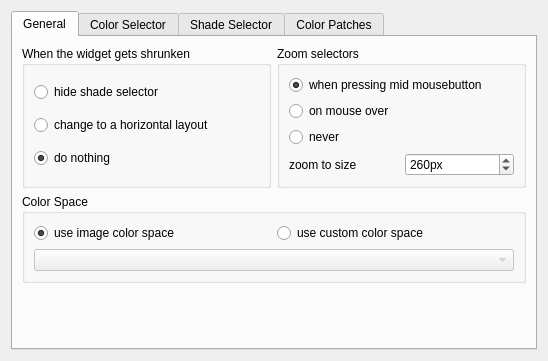
<?xml version="1.0" encoding="UTF-8"?>
<ui version="4.0">
 <class>KisColorSelectorSettings</class>
 <widget class="QWidget" name="KisColorSelectorSettings">
  <property name="geometry">
   <rect>
    <x>0</x>
    <y>0</y>
    <width>502</width>
    <height>333</height>
   </rect>
  </property>
  <property name="windowTitle">
   <string>Color Selector Settings</string>
  </property>
  <layout class="QGridLayout" name="gridLayout_5">
   <item row="0" column="0">
    <widget class="KTabWidget" name="tabWidget">
     <property name="currentIndex">
      <number>0</number>
     </property>
     <widget class="QWidget" name="tab_4">
      <attribute name="title">
       <string>General</string>
      </attribute>
      <layout class="QVBoxLayout" name="verticalLayout_9">
       <item>
        <layout class="QHBoxLayout" name="horizontalLayout_8">
         <item>
          <widget class="QGroupBox" name="groupBox_3">
           <property name="title">
            <string>When the widget gets shrunken</string>
           </property>
           <layout class="QVBoxLayout" name="verticalLayout_7">
            <item>
             <widget class="QRadioButton" name="shadeSelectorHideable">
              <property name="text">
               <string>hide shade selector</string>
              </property>
             </widget>
            </item>
            <item>
             <widget class="QRadioButton" name="allowHorizontalLayout">
              <property name="text">
               <string>change to a horizontal layout</string>
              </property>
              <property name="checked">
               <bool>false</bool>
              </property>
             </widget>
            </item>
            <item>
             <widget class="QRadioButton" name="shrunkenDoNothing">
              <property name="text">
               <string>do nothing</string>
              </property>
              <property name="checked">
               <bool>true</bool>
              </property>
             </widget>
            </item>
           </layout>
          </widget>
         </item>
         <item>
          <widget class="QGroupBox" name="groupBox_4">
           <property name="title">
            <string>Zoom selectors</string>
           </property>
           <layout class="QVBoxLayout" name="verticalLayout_8">
            <item>
             <widget class="QRadioButton" name="popupOnMouseClick">
              <property name="text">
               <string>when pressing mid mousebutton</string>
              </property>
              <property name="checked">
               <bool>true</bool>
              </property>
             </widget>
            </item>
            <item>
             <widget class="QRadioButton" name="popupOnMouseOver">
              <property name="text">
               <string>on mouse over</string>
              </property>
             </widget>
            </item>
            <item>
             <widget class="QRadioButton" name="neverZoom">
              <property name="text">
               <string>never</string>
              </property>
             </widget>
            </item>
            <item>
             <layout class="QHBoxLayout" name="horizontalLayout_9">
              <item>
               <widget class="QLabel" name="label_11">
                <property name="text">
                 <string>zoom to size</string>
                </property>
               </widget>
              </item>
              <item>
               <widget class="QSpinBox" name="popupSize">
                <property name="suffix">
                 <string>px</string>
                </property>
                <property name="minimum">
                 <number>100</number>
                </property>
                <property name="maximum">
                 <number>1000</number>
                </property>
                <property name="singleStep">
                 <number>10</number>
                </property>
                <property name="value">
                 <number>260</number>
                </property>
               </widget>
              </item>
             </layout>
            </item>
           </layout>
          </widget>
         </item>
        </layout>
       </item>
       <item>
        <widget class="QGroupBox" name="groupBox_5">
         <property name="minimumSize">
          <size>
           <width>0</width>
           <height>0</height>
          </size>
         </property>
         <property name="title">
          <string>Color Space</string>
         </property>
         <layout class="QVBoxLayout" name="verticalLayout_10">
          <item>
           <layout class="QHBoxLayout" name="horizontalLayout_7">
            <item>
             <widget class="QRadioButton" name="useImageColorSpace">
              <property name="text">
               <string>use image color space</string>
              </property>
              <property name="checked">
               <bool>true</bool>
              </property>
             </widget>
            </item>
            <item>
             <widget class="QRadioButton" name="useCustomColorSpace">
              <property name="text">
               <string>use custom color space</string>
              </property>
             </widget>
            </item>
           </layout>
          </item>
          <item>
           <widget class="KisColorSpaceSelector" name="colorSpace">
            <property name="enabled">
             <bool>false</bool>
            </property>
           </widget>
          </item>
         </layout>
        </widget>
       </item>
       <item>
        <spacer name="verticalSpacer_5">
         <property name="orientation">
          <enum>Qt::Vertical</enum>
         </property>
         <property name="sizeHint" stdset="0">
          <size>
           <width>0</width>
           <height>0</height>
          </size>
         </property>
        </spacer>
       </item>
      </layout>
     </widget>
     <widget class="QWidget" name="tab">
      <attribute name="title">
       <string>Color Selector</string>
      </attribute>
      <layout class="QFormLayout" name="formLayout">
       <property name="fieldGrowthPolicy">
        <enum>QFormLayout::ExpandingFieldsGrow</enum>
       </property>
       <item row="0" column="0">
        <widget class="QLabel" name="label_3">
         <property name="text">
          <string>Type and Shape</string>
         </property>
         <property name="buddy">
          <cstring>colorSelectorConfiguration</cstring>
         </property>
        </widget>
       </item>
       <item row="0" column="1">
        <widget class="KisColorSelectorComboBox" name="colorSelectorConfiguration"/>
       </item>
      </layout>
     </widget>
     <widget class="QWidget" name="tab_2">
      <attribute name="title">
       <string>Shade Selector</string>
      </attribute>
      <layout class="QVBoxLayout" name="verticalLayout_11">
       <item>
        <layout class="QHBoxLayout" name="horizontalLayout_4">
         <item>
          <widget class="QLabel" name="label_7">
           <property name="text">
            <string>Type</string>
           </property>
          </widget>
         </item>
         <item>
          <widget class="QRadioButton" name="shadeSelectorTypeMyPaint">
           <property name="text">
            <string>MyPaint</string>
           </property>
          </widget>
         </item>
         <item>
          <widget class="QRadioButton" name="shadeSelectorTypeMinimal">
           <property name="text">
            <string>Minimal</string>
           </property>
          </widget>
         </item>
         <item>
          <widget class="QRadioButton" name="shadeSelectorTypeHidden">
           <property name="text">
            <string>do not show</string>
           </property>
          </widget>
         </item>
        </layout>
       </item>
       <item>
        <widget class="QGroupBox" name="groupBox_6">
         <property name="title">
          <string>Update shade selector when</string>
         </property>
         <layout class="QGridLayout" name="gridLayout_6">
          <item row="0" column="0">
           <widget class="QCheckBox" name="shadeSelectorUpdateOnRightClick">
            <property name="text">
             <string>right clicking on shade selector</string>
            </property>
           </widget>
          </item>
          <item row="0" column="1">
           <widget class="QCheckBox" name="shadeSelectorUpdateOnForeground">
            <property name="toolTip">
             <string>this doesn't include a color change by the shade selector</string>
            </property>
            <property name="text">
             <string>foreground color changes</string>
            </property>
            <property name="checked">
             <bool>false</bool>
            </property>
           </widget>
          </item>
          <item row="1" column="0">
           <widget class="QCheckBox" name="shadeSelectorUpdateOnLeftClick">
            <property name="text">
             <string>left clicking on shade selector</string>
            </property>
           </widget>
          </item>
          <item row="1" column="1">
           <widget class="QCheckBox" name="shadeSelectorUpdateOnBackground">
            <property name="toolTip">
             <string>this doesn't include a color change by the shade selector</string>
            </property>
            <property name="text">
             <string>background color change</string>
            </property>
            <property name="checked">
             <bool>true</bool>
            </property>
           </widget>
          </item>
         </layout>
        </widget>
       </item>
       <item>
        <widget class="QGroupBox" name="groupBox_7">
         <property name="title">
          <string>Minimal Shade Selector</string>
         </property>
         <layout class="QHBoxLayout" name="horizontalLayout_12">
          <item>
           <layout class="QVBoxLayout" name="verticalLayout">
            <item>
             <layout class="QFormLayout" name="formLayout_2">
              <item row="0" column="0">
               <widget class="QLabel" name="label_2">
                <property name="text">
                 <string>Line Count</string>
                </property>
               </widget>
              </item>
              <item row="0" column="1">
               <widget class="QSpinBox" name="minimalShadeSelectorLineCount">
                <property name="minimum">
                 <number>1</number>
                </property>
                <property name="maximum">
                 <number>10</number>
                </property>
                <property name="value">
                 <number>3</number>
                </property>
               </widget>
              </item>
              <item row="1" column="0">
               <widget class="QLabel" name="label_6">
                <property name="text">
                 <string>line height</string>
                </property>
               </widget>
              </item>
              <item row="1" column="1">
               <widget class="QSpinBox" name="minimalShadeSelectorLineHeight">
                <property name="minimum">
                 <number>8</number>
                </property>
                <property name="maximum">
                 <number>99</number>
                </property>
                <property name="value">
                 <number>16</number>
                </property>
               </widget>
              </item>
             </layout>
            </item>
            <item>
             <layout class="QHBoxLayout" name="horizontalLayout_6">
              <item>
               <widget class="QRadioButton" name="minimalShadeSelectorAsGradient">
                <property name="text">
                 <string>gradient</string>
                </property>
               </widget>
              </item>
              <item>
               <widget class="QRadioButton" name="minimalShadeSelectorAsColorPatches">
                <property name="text">
                 <string>color patches</string>
                </property>
               </widget>
              </item>
             </layout>
            </item>
            <item>
             <layout class="QFormLayout" name="formLayout_3">
              <item row="0" column="0">
               <widget class="QLabel" name="label">
                <property name="text">
                 <string>patches per line</string>
                </property>
               </widget>
              </item>
              <item row="0" column="1">
               <widget class="QSpinBox" name="minimalShadeSelectorPatchesPerLine"/>
              </item>
             </layout>
            </item>
            <item>
             <spacer name="verticalSpacer_7">
              <property name="orientation">
               <enum>Qt::Vertical</enum>
              </property>
              <property name="sizeHint" stdset="0">
               <size>
                <width>20</width>
                <height>0</height>
               </size>
              </property>
             </spacer>
            </item>
           </layout>
          </item>
          <item>
           <widget class="QScrollArea" name="scrollArea">
            <property name="widgetResizable">
             <bool>true</bool>
            </property>
            <widget class="QWidget" name="scrollAreaWidgetContents">
             <property name="geometry">
              <rect>
               <x>0</x>
               <y>0</y>
               <width>78</width>
               <height>24</height>
              </rect>
             </property>
             <layout class="QGridLayout" name="gridLayout_4">
              <property name="topMargin">
               <number>0</number>
              </property>
              <property name="bottomMargin">
               <number>0</number>
              </property>
              <property name="spacing">
               <number>0</number>
              </property>
              <item row="0" column="0">
               <widget class="KisShadeSelectorLinesSettings" name="minimalShadeSelectorLineSettings"/>
              </item>
             </layout>
            </widget>
           </widget>
          </item>
         </layout>
        </widget>
       </item>
      </layout>
     </widget>
     <widget class="QWidget" name="tab_3">
      <attribute name="title">
       <string>Color Patches</string>
      </attribute>
      <layout class="QGridLayout" name="gridLayout_3">
       <item row="0" column="0">
        <widget class="QGroupBox" name="groupBox">
         <property name="title">
          <string>Color History</string>
         </property>
         <layout class="QVBoxLayout" name="verticalLayout_4">
          <item>
           <widget class="QCheckBox" name="lastUsedColorsShow">
            <property name="text">
             <string>Show</string>
            </property>
            <property name="checked">
             <bool>true</bool>
            </property>
           </widget>
          </item>
          <item>
           <widget class="QWidget" name="widget" native="true">
            <layout class="QVBoxLayout" name="verticalLayout_2">
             <item>
              <layout class="QHBoxLayout" name="horizontalLayout_11">
               <item>
                <widget class="QLabel" name="label_14">
                 <property name="text">
                  <string>Size:</string>
                 </property>
                </widget>
               </item>
               <item>
                <widget class="QSpinBox" name="lastUsedColorsWidth">
                 <property name="suffix">
                  <string>px</string>
                 </property>
                 <property name="prefix">
                  <string/>
                 </property>
                 <property name="minimum">
                  <number>16</number>
                 </property>
                </widget>
               </item>
               <item>
                <widget class="QSpinBox" name="lastUsedColorsHeight">
                 <property name="suffix">
                  <string>px</string>
                 </property>
                 <property name="minimum">
                  <number>16</number>
                 </property>
                </widget>
               </item>
              </layout>
             </item>
             <item>
              <layout class="QHBoxLayout" name="horizontalLayout_3">
               <item>
                <widget class="QLabel" name="label_10">
                 <property name="text">
                  <string>Patch count:</string>
                 </property>
                </widget>
               </item>
               <item>
                <widget class="QSpinBox" name="lastUsedColorsPatchCount">
                 <property name="minimum">
                  <number>1</number>
                 </property>
                 <property name="value">
                  <number>30</number>
                 </property>
                </widget>
               </item>
               <item>
                <spacer name="horizontalSpacer_3">
                 <property name="orientation">
                  <enum>Qt::Horizontal</enum>
                 </property>
                 <property name="sizeHint" stdset="0">
                  <size>
                   <width>40</width>
                   <height>20</height>
                  </size>
                 </property>
                </spacer>
               </item>
              </layout>
             </item>
             <item>
              <layout class="QHBoxLayout" name="horizontalLayout">
               <item>
                <widget class="QLabel" name="label_8">
                 <property name="text">
                  <string>Direction:</string>
                 </property>
                 <property name="buddy">
                  <cstring>lastUsedColorsAlignVertical</cstring>
                 </property>
                </widget>
               </item>
               <item>
                <widget class="QRadioButton" name="lastUsedColorsAlignVertical">
                 <property name="text">
                  <string>Vertical</string>
                 </property>
                 <property name="checked">
                  <bool>true</bool>
                 </property>
                </widget>
               </item>
               <item>
                <widget class="QRadioButton" name="lastUsedColorsAlignHorizontal">
                 <property name="text">
                  <string>Horizontal</string>
                 </property>
                </widget>
               </item>
              </layout>
             </item>
             <item>
              <widget class="QCheckBox" name="lastUsedColorsAllowScrolling">
               <property name="text">
                <string>Allow scrolling</string>
               </property>
               <property name="checked">
                <bool>true</bool>
               </property>
              </widget>
             </item>
             <item>
              <widget class="QWidget" name="widget_3" native="true">
               <layout class="QGridLayout" name="gridLayout">
                <item row="0" column="0">
                 <widget class="QLabel" name="lbl_lastUsedNumCols">
                  <property name="text">
                   <string>Number of columns</string>
                  </property>
                  <property name="buddy">
                   <cstring>lastUsedColorsNumCols</cstring>
                  </property>
                 </widget>
                </item>
                <item row="0" column="1">
                 <widget class="QSpinBox" name="lastUsedColorsNumCols">
                  <property name="minimum">
                   <number>1</number>
                  </property>
                  <property name="maximum">
                   <number>20</number>
                  </property>
                  <property name="value">
                   <number>2</number>
                  </property>
                 </widget>
                </item>
                <item row="1" column="0">
                 <widget class="QLabel" name="lbl_lastUsedNumRows">
                  <property name="text">
                   <string>Number of rows</string>
                  </property>
                  <property name="buddy">
                   <cstring>lastUsedColorsNumRows</cstring>
                  </property>
                 </widget>
                </item>
                <item row="1" column="1">
                 <widget class="QSpinBox" name="lastUsedColorsNumRows">
                  <property name="minimum">
                   <number>1</number>
                  </property>
                  <property name="maximum">
                   <number>20</number>
                  </property>
                  <property name="value">
                   <number>3</number>
                  </property>
                 </widget>
                </item>
               </layout>
              </widget>
             </item>
             <item>
              <spacer name="verticalSpacer_4">
               <property name="orientation">
                <enum>Qt::Vertical</enum>
               </property>
               <property name="sizeHint" stdset="0">
                <size>
                 <width>0</width>
                 <height>0</height>
                </size>
               </property>
              </spacer>
             </item>
            </layout>
           </widget>
          </item>
         </layout>
        </widget>
       </item>
       <item row="0" column="1">
        <widget class="QGroupBox" name="groupBox_2">
         <property name="enabled">
          <bool>true</bool>
         </property>
         <property name="title">
          <string>Colors from the image</string>
         </property>
         <layout class="QVBoxLayout" name="verticalLayout_5">
          <item>
           <widget class="QCheckBox" name="commonColorsShow">
            <property name="text">
             <string>Show</string>
            </property>
            <property name="checked">
             <bool>true</bool>
            </property>
           </widget>
          </item>
          <item>
           <widget class="QWidget" name="widget_2" native="true">
            <layout class="QVBoxLayout" name="verticalLayout_3">
             <item>
              <layout class="QHBoxLayout" name="horizontalLayout_10">
               <item>
                <widget class="QLabel" name="label_12">
                 <property name="text">
                  <string>Size:</string>
                 </property>
                </widget>
               </item>
               <item>
                <widget class="QSpinBox" name="commonColorsWidth">
                 <property name="suffix">
                  <string>px</string>
                 </property>
                 <property name="prefix">
                  <string/>
                 </property>
                 <property name="minimum">
                  <number>16</number>
                 </property>
                </widget>
               </item>
               <item>
                <widget class="QSpinBox" name="commonColorsHeight">
                 <property name="suffix">
                  <string>px</string>
                 </property>
                 <property name="minimum">
                  <number>16</number>
                 </property>
                </widget>
               </item>
              </layout>
             </item>
             <item>
              <layout class="QHBoxLayout" name="horizontalLayout_5">
               <item>
                <widget class="QLabel" name="label_9">
                 <property name="text">
                  <string>Patch count:</string>
                 </property>
                </widget>
               </item>
               <item>
                <widget class="QSpinBox" name="commonColorsPatchCount">
                 <property name="minimum">
                  <number>1</number>
                 </property>
                 <property name="value">
                  <number>30</number>
                 </property>
                </widget>
               </item>
               <item>
                <spacer name="horizontalSpacer_2">
                 <property name="orientation">
                  <enum>Qt::Horizontal</enum>
                 </property>
                 <property name="sizeHint" stdset="0">
                  <size>
                   <width>0</width>
                   <height>10</height>
                  </size>
                 </property>
                </spacer>
               </item>
              </layout>
             </item>
             <item>
              <layout class="QHBoxLayout" name="horizontalLayout_2">
               <item>
                <widget class="QLabel" name="label_13">
                 <property name="text">
                  <string>Direction:</string>
                 </property>
                 <property name="buddy">
                  <cstring>commonColorsAlignHorizontal</cstring>
                 </property>
                </widget>
               </item>
               <item>
                <widget class="QRadioButton" name="commonColorsAlignVertical">
                 <property name="text">
                  <string>Vertical</string>
                 </property>
                </widget>
               </item>
               <item>
                <widget class="QRadioButton" name="commonColorsAlignHorizontal">
                 <property name="text">
                  <string>Horizontal</string>
                 </property>
                 <property name="checked">
                  <bool>true</bool>
                 </property>
                </widget>
               </item>
              </layout>
             </item>
             <item>
              <widget class="QCheckBox" name="commonColorsAllowScrolling">
               <property name="text">
                <string>Allow scrolling</string>
               </property>
              </widget>
             </item>
             <item>
              <widget class="QWidget" name="widget_4" native="true">
               <property name="enabled">
                <bool>false</bool>
               </property>
               <layout class="QGridLayout" name="gridLayout_2">
                <item row="0" column="0">
                 <widget class="QLabel" name="lbl_commonColorsNumCols">
                  <property name="text">
                   <string>Number of columns</string>
                  </property>
                  <property name="buddy">
                   <cstring>commonColorsNumCols</cstring>
                  </property>
                 </widget>
                </item>
                <item row="0" column="1">
                 <widget class="QSpinBox" name="commonColorsNumCols">
                  <property name="minimum">
                   <number>1</number>
                  </property>
                  <property name="maximum">
                   <number>20</number>
                  </property>
                  <property name="value">
                   <number>2</number>
                  </property>
                 </widget>
                </item>
                <item row="1" column="0">
                 <widget class="QLabel" name="lbl_commonColorsNumRows">
                  <property name="text">
                   <string>Number of rows</string>
                  </property>
                  <property name="buddy">
                   <cstring>commonColorsNumRows</cstring>
                  </property>
                 </widget>
                </item>
                <item row="1" column="1">
                 <widget class="QSpinBox" name="commonColorsNumRows">
                  <property name="minimum">
                   <number>1</number>
                  </property>
                  <property name="maximum">
                   <number>20</number>
                  </property>
                  <property name="value">
                   <number>3</number>
                  </property>
                 </widget>
                </item>
               </layout>
              </widget>
             </item>
             <item>
              <widget class="QCheckBox" name="commonColorsAutoUpdate">
               <property name="toolTip">
                <string>this can be slow on big images</string>
               </property>
               <property name="text">
                <string>Update after every stroke</string>
               </property>
              </widget>
             </item>
             <item>
              <spacer name="verticalSpacer_6">
               <property name="orientation">
                <enum>Qt::Vertical</enum>
               </property>
               <property name="sizeHint" stdset="0">
                <size>
                 <width>0</width>
                 <height>0</height>
                </size>
               </property>
              </spacer>
             </item>
            </layout>
           </widget>
          </item>
         </layout>
        </widget>
       </item>
       <item row="1" column="0">
        <spacer name="verticalSpacer">
         <property name="orientation">
          <enum>Qt::Vertical</enum>
         </property>
         <property name="sizeHint" stdset="0">
          <size>
           <width>20</width>
           <height>3</height>
          </size>
         </property>
        </spacer>
       </item>
       <item row="1" column="1">
        <spacer name="verticalSpacer_2">
         <property name="orientation">
          <enum>Qt::Vertical</enum>
         </property>
         <property name="sizeHint" stdset="0">
          <size>
           <width>20</width>
           <height>3</height>
          </size>
         </property>
        </spacer>
       </item>
      </layout>
     </widget>
    </widget>
   </item>
  </layout>
 </widget>
 <customwidgets>
  <customwidget>
   <class>KTabWidget</class>
   <extends>QTabWidget</extends>
   <header>ktabwidget.h</header>
   <container>1</container>
  </customwidget>
  <customwidget>
   <class>KisColorSpaceSelector</class>
   <extends>QComboBox</extends>
   <header>widgets/kis_color_space_selector.h</header>
  </customwidget>
  <customwidget>
   <class>KisColorSelectorComboBox</class>
   <extends>QComboBox</extends>
   <header>kis_color_selector_combo_box.h</header>
  </customwidget>
  <customwidget>
   <class>KisShadeSelectorLinesSettings</class>
   <extends>QComboBox</extends>
   <header>kis_shade_selector_lines_settings.h</header>
  </customwidget>
 </customwidgets>
 <resources/>
 <connections>
  <connection>
   <sender>commonColorsAlignVertical</sender>
   <signal>toggled(bool)</signal>
   <receiver>lbl_commonColorsNumCols</receiver>
   <slot>setVisible(bool)</slot>
   <hints>
    <hint type="sourcelabel">
     <x>322</x>
     <y>156</y>
    </hint>
    <hint type="destinationlabel">
     <x>268</x>
     <y>213</y>
    </hint>
   </hints>
  </connection>
  <connection>
   <sender>commonColorsAlignVertical</sender>
   <signal>toggled(bool)</signal>
   <receiver>commonColorsNumCols</receiver>
   <slot>setVisible(bool)</slot>
   <hints>
    <hint type="sourcelabel">
     <x>322</x>
     <y>156</y>
    </hint>
    <hint type="destinationlabel">
     <x>381</x>
     <y>213</y>
    </hint>
   </hints>
  </connection>
  <connection>
   <sender>commonColorsAlignVertical</sender>
   <signal>toggled(bool)</signal>
   <receiver>lbl_commonColorsNumRows</receiver>
   <slot>setHidden(bool)</slot>
   <hints>
    <hint type="sourcelabel">
     <x>322</x>
     <y>156</y>
    </hint>
    <hint type="destinationlabel">
     <x>268</x>
     <y>241</y>
    </hint>
   </hints>
  </connection>
  <connection>
   <sender>commonColorsAlignVertical</sender>
   <signal>toggled(bool)</signal>
   <receiver>commonColorsNumRows</receiver>
   <slot>setHidden(bool)</slot>
   <hints>
    <hint type="sourcelabel">
     <x>322</x>
     <y>156</y>
    </hint>
    <hint type="destinationlabel">
     <x>381</x>
     <y>241</y>
    </hint>
   </hints>
  </connection>
  <connection>
   <sender>commonColorsAlignHorizontal</sender>
   <signal>toggled(bool)</signal>
   <receiver>lbl_commonColorsNumCols</receiver>
   <slot>setHidden(bool)</slot>
   <hints>
    <hint type="sourcelabel">
     <x>389</x>
     <y>156</y>
    </hint>
    <hint type="destinationlabel">
     <x>268</x>
     <y>213</y>
    </hint>
   </hints>
  </connection>
  <connection>
   <sender>commonColorsAlignHorizontal</sender>
   <signal>toggled(bool)</signal>
   <receiver>commonColorsNumCols</receiver>
   <slot>setHidden(bool)</slot>
   <hints>
    <hint type="sourcelabel">
     <x>389</x>
     <y>156</y>
    </hint>
    <hint type="destinationlabel">
     <x>381</x>
     <y>213</y>
    </hint>
   </hints>
  </connection>
  <connection>
   <sender>commonColorsAlignHorizontal</sender>
   <signal>toggled(bool)</signal>
   <receiver>lbl_commonColorsNumRows</receiver>
   <slot>setVisible(bool)</slot>
   <hints>
    <hint type="sourcelabel">
     <x>389</x>
     <y>156</y>
    </hint>
    <hint type="destinationlabel">
     <x>268</x>
     <y>241</y>
    </hint>
   </hints>
  </connection>
  <connection>
   <sender>commonColorsAlignHorizontal</sender>
   <signal>toggled(bool)</signal>
   <receiver>commonColorsNumRows</receiver>
   <slot>setVisible(bool)</slot>
   <hints>
    <hint type="sourcelabel">
     <x>389</x>
     <y>156</y>
    </hint>
    <hint type="destinationlabel">
     <x>381</x>
     <y>241</y>
    </hint>
   </hints>
  </connection>
  <connection>
   <sender>lastUsedColorsAlignVertical</sender>
   <signal>toggled(bool)</signal>
   <receiver>lbl_lastUsedNumCols</receiver>
   <slot>setVisible(bool)</slot>
   <hints>
    <hint type="sourcelabel">
     <x>85</x>
     <y>156</y>
    </hint>
    <hint type="destinationlabel">
     <x>31</x>
     <y>213</y>
    </hint>
   </hints>
  </connection>
  <connection>
   <sender>lastUsedColorsAlignVertical</sender>
   <signal>toggled(bool)</signal>
   <receiver>lastUsedColorsNumCols</receiver>
   <slot>setVisible(bool)</slot>
   <hints>
    <hint type="sourcelabel">
     <x>85</x>
     <y>156</y>
    </hint>
    <hint type="destinationlabel">
     <x>144</x>
     <y>213</y>
    </hint>
   </hints>
  </connection>
  <connection>
   <sender>lastUsedColorsAlignVertical</sender>
   <signal>toggled(bool)</signal>
   <receiver>lbl_lastUsedNumRows</receiver>
   <slot>setHidden(bool)</slot>
   <hints>
    <hint type="sourcelabel">
     <x>85</x>
     <y>156</y>
    </hint>
    <hint type="destinationlabel">
     <x>31</x>
     <y>241</y>
    </hint>
   </hints>
  </connection>
  <connection>
   <sender>lastUsedColorsAlignVertical</sender>
   <signal>toggled(bool)</signal>
   <receiver>lastUsedColorsNumRows</receiver>
   <slot>setHidden(bool)</slot>
   <hints>
    <hint type="sourcelabel">
     <x>85</x>
     <y>156</y>
    </hint>
    <hint type="destinationlabel">
     <x>144</x>
     <y>241</y>
    </hint>
   </hints>
  </connection>
  <connection>
   <sender>lastUsedColorsAlignHorizontal</sender>
   <signal>toggled(bool)</signal>
   <receiver>lbl_lastUsedNumCols</receiver>
   <slot>setHidden(bool)</slot>
   <hints>
    <hint type="sourcelabel">
     <x>152</x>
     <y>156</y>
    </hint>
    <hint type="destinationlabel">
     <x>31</x>
     <y>213</y>
    </hint>
   </hints>
  </connection>
  <connection>
   <sender>lastUsedColorsAlignHorizontal</sender>
   <signal>toggled(bool)</signal>
   <receiver>lastUsedColorsNumCols</receiver>
   <slot>setHidden(bool)</slot>
   <hints>
    <hint type="sourcelabel">
     <x>152</x>
     <y>156</y>
    </hint>
    <hint type="destinationlabel">
     <x>144</x>
     <y>213</y>
    </hint>
   </hints>
  </connection>
  <connection>
   <sender>lastUsedColorsAlignHorizontal</sender>
   <signal>toggled(bool)</signal>
   <receiver>lbl_lastUsedNumRows</receiver>
   <slot>setVisible(bool)</slot>
   <hints>
    <hint type="sourcelabel">
     <x>152</x>
     <y>156</y>
    </hint>
    <hint type="destinationlabel">
     <x>31</x>
     <y>241</y>
    </hint>
   </hints>
  </connection>
  <connection>
   <sender>lastUsedColorsAlignHorizontal</sender>
   <signal>toggled(bool)</signal>
   <receiver>lastUsedColorsNumRows</receiver>
   <slot>setVisible(bool)</slot>
   <hints>
    <hint type="sourcelabel">
     <x>152</x>
     <y>156</y>
    </hint>
    <hint type="destinationlabel">
     <x>144</x>
     <y>241</y>
    </hint>
   </hints>
  </connection>
  <connection>
   <sender>lastUsedColorsShow</sender>
   <signal>toggled(bool)</signal>
   <receiver>widget</receiver>
   <slot>setEnabled(bool)</slot>
   <hints>
    <hint type="sourcelabel">
     <x>46</x>
     <y>64</y>
    </hint>
    <hint type="destinationlabel">
     <x>46</x>
     <y>91</y>
    </hint>
   </hints>
  </connection>
  <connection>
   <sender>commonColorsShow</sender>
   <signal>toggled(bool)</signal>
   <receiver>widget_2</receiver>
   <slot>setEnabled(bool)</slot>
   <hints>
    <hint type="sourcelabel">
     <x>283</x>
     <y>64</y>
    </hint>
    <hint type="destinationlabel">
     <x>283</x>
     <y>91</y>
    </hint>
   </hints>
  </connection>
  <connection>
   <sender>commonColorsAllowScrolling</sender>
   <signal>toggled(bool)</signal>
   <receiver>widget_4</receiver>
   <slot>setEnabled(bool)</slot>
   <hints>
    <hint type="sourcelabel">
     <x>279</x>
     <y>182</y>
    </hint>
    <hint type="destinationlabel">
     <x>279</x>
     <y>209</y>
    </hint>
   </hints>
  </connection>
  <connection>
   <sender>lastUsedColorsAllowScrolling</sender>
   <signal>toggled(bool)</signal>
   <receiver>widget_3</receiver>
   <slot>setEnabled(bool)</slot>
   <hints>
    <hint type="sourcelabel">
     <x>42</x>
     <y>182</y>
    </hint>
    <hint type="destinationlabel">
     <x>42</x>
     <y>209</y>
    </hint>
   </hints>
  </connection>
  <connection>
   <sender>useCustomColorSpace</sender>
   <signal>toggled(bool)</signal>
   <receiver>colorSpace</receiver>
   <slot>setEnabled(bool)</slot>
   <hints>
    <hint type="sourcelabel">
     <x>491</x>
     <y>218</y>
    </hint>
    <hint type="destinationlabel">
     <x>334</x>
     <y>246</y>
    </hint>
   </hints>
  </connection>
  <connection>
   <sender>useImageColorSpace</sender>
   <signal>toggled(bool)</signal>
   <receiver>colorSpace</receiver>
   <slot>setDisabled(bool)</slot>
   <hints>
    <hint type="sourcelabel">
     <x>68</x>
     <y>226</y>
    </hint>
    <hint type="destinationlabel">
     <x>97</x>
     <y>249</y>
    </hint>
   </hints>
  </connection>
  <connection>
   <sender>minimalShadeSelectorAsColorPatches</sender>
   <signal>toggled(bool)</signal>
   <receiver>minimalShadeSelectorPatchesPerLine</receiver>
   <slot>setEnabled(bool)</slot>
   <hints>
    <hint type="sourcelabel">
     <x>142</x>
     <y>280</y>
    </hint>
    <hint type="destinationlabel">
     <x>149</x>
     <y>308</y>
    </hint>
   </hints>
  </connection>
  <connection>
   <sender>minimalShadeSelectorAsGradient</sender>
   <signal>toggled(bool)</signal>
   <receiver>minimalShadeSelectorPatchesPerLine</receiver>
   <slot>setDisabled(bool)</slot>
   <hints>
    <hint type="sourcelabel">
     <x>69</x>
     <y>278</y>
    </hint>
    <hint type="destinationlabel">
     <x>137</x>
     <y>312</y>
    </hint>
   </hints>
  </connection>
  <connection>
   <sender>shadeSelectorTypeMyPaint</sender>
   <signal>toggled(bool)</signal>
   <receiver>groupBox_7</receiver>
   <slot>setDisabled(bool)</slot>
   <hints>
    <hint type="sourcelabel">
     <x>162</x>
     <y>39</y>
    </hint>
    <hint type="destinationlabel">
     <x>216</x>
     <y>189</y>
    </hint>
   </hints>
  </connection>
  <connection>
   <sender>shadeSelectorTypeMinimal</sender>
   <signal>toggled(bool)</signal>
   <receiver>groupBox_7</receiver>
   <slot>setEnabled(bool)</slot>
   <hints>
    <hint type="sourcelabel">
     <x>294</x>
     <y>43</y>
    </hint>
    <hint type="destinationlabel">
     <x>287</x>
     <y>197</y>
    </hint>
   </hints>
  </connection>
  <connection>
   <sender>shadeSelectorTypeHidden</sender>
   <signal>toggled(bool)</signal>
   <receiver>groupBox_7</receiver>
   <slot>setDisabled(bool)</slot>
   <hints>
    <hint type="sourcelabel">
     <x>403</x>
     <y>42</y>
    </hint>
    <hint type="destinationlabel">
     <x>432</x>
     <y>189</y>
    </hint>
   </hints>
  </connection>
 </connections>
</ui>
